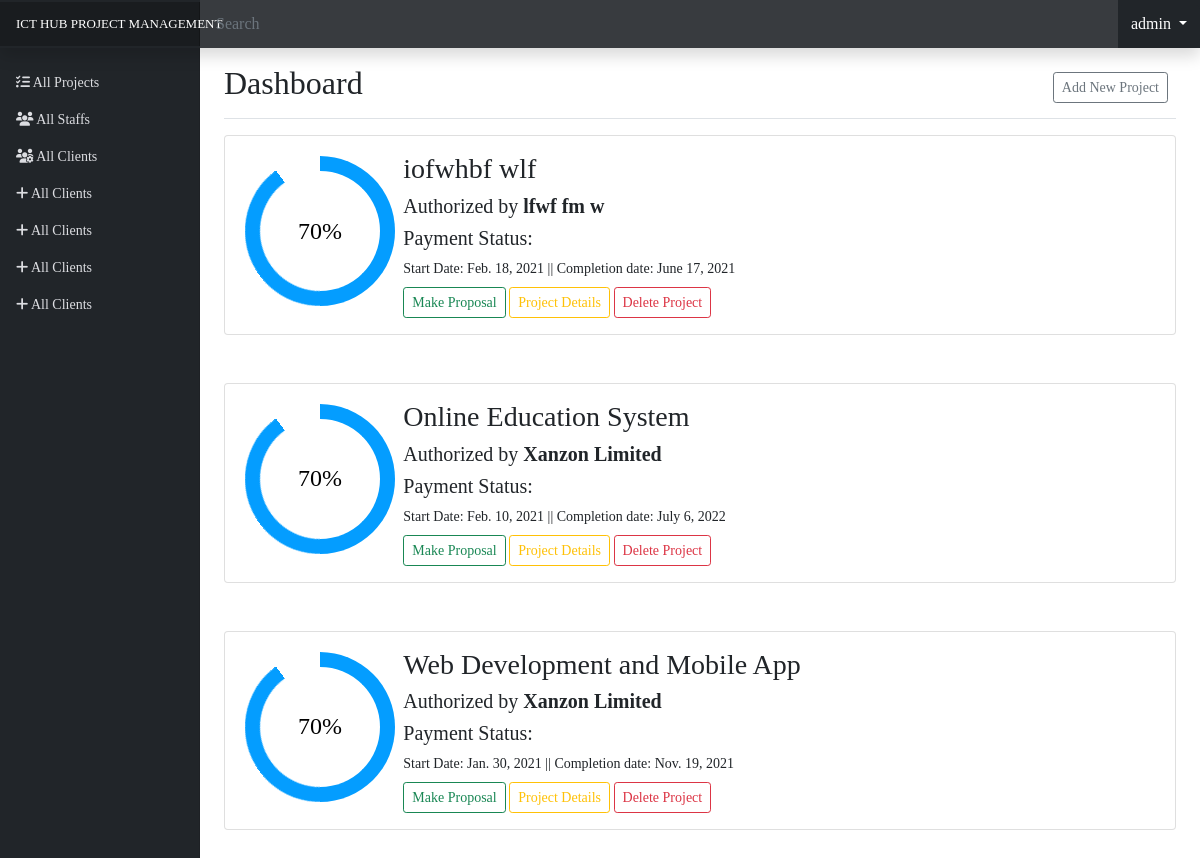
Page /dashboard/admin (signed in) on the earlier database version.
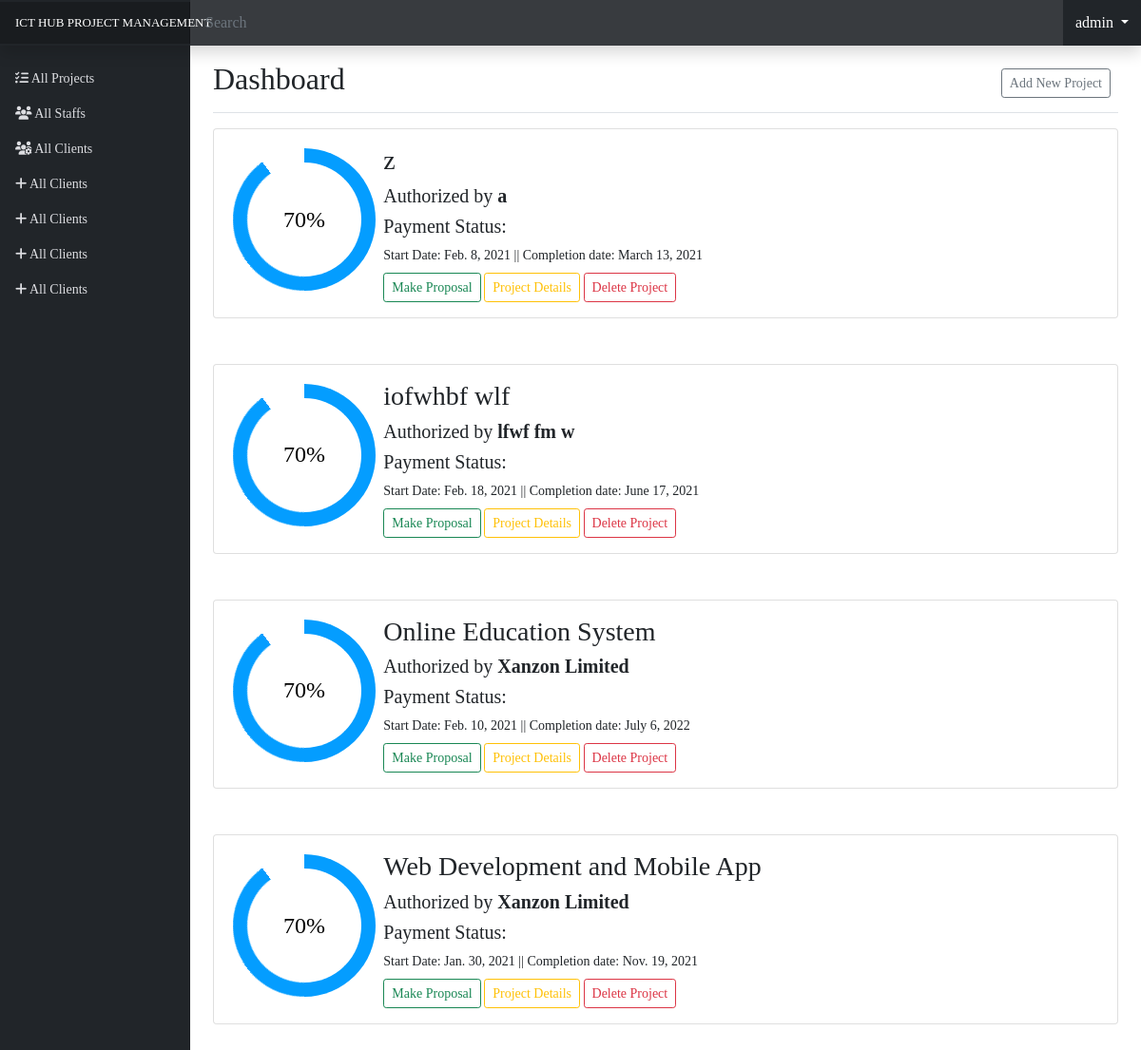
Same page on the later database version.
### project_details/models.py (models this page shows, shortened)
class ProjectDetail(models.Model):
    profile_name = models.ForeignKey(User, on_delete=models.CASCADE)
    title = models.CharField(max_length=100)
    company_name = models.CharField(max_length=100)
    company_email = models.EmailField(max_length=100, unique=True)
    company_phone = PhoneNumberField(null=False, blank=False, unique=True)
    company_address = models.TextField(max_length=200)
    start_date = models.DateField(auto_now=False, auto_now_add=False)
    completion_date = models.DateField(auto_now=False, auto_now_add=False)
    project_summary = models.TextField(max_length=1000)
    project_goal = models.TextField(max_length=1000)
    project_impact = models.TextField(max_length=1000)
    project_requirement = models.TextField(max_length=1000)
    development_methodology = models.ForeignKey(development_methodology, on_delete=models.CASCADE)
    created_on = models.DateTimeField(auto_now=False, auto_now_add=True)

### project_user/views.py (the view)
# urls.py: path('dashboard/admin', views.admin_index, name='admin-index'),
def admin_index(request):
    if request.user.is_authenticated:
        user = get_object_or_404(User, id=request.user.id)
        if user.groups.filter(name='admin').exists():
            project_detail = ProjectDetail.objects.filter(profile_name=user.id).order_by('-created_on')
            context = {
                "username": user,
                "add_project": project_detail,
            }
            return render(request, 'admin/profile/index.html', context)
        else:
            raise Http404
    else:
        messages.add_message(request, messages.WARNING, 'Need to be login!')
        return redirect('user-login')

### templates/admin/profile/index.html (shortened to what this page needs)
{% extends 'admin/profile/base.html' %}
{% block content %}
     <main class="col-md-9 ms-sm-auto col-lg-10 px-md-4">
                <div
                    class="d-flex justify-content-between flex-wrap flex-md-nowrap align-items-center pt-3 pb-2 mb-3 border-bottom">
                    <h1 class="h2">Dashboard</h1>
                    <div class="btn-toolbar mb-2 mb-md-0">
                        <div class="btn-group me-2">
                            <a href="{% url 'add-add_project-details' %}" type="button"
                                class="btn btn-sm btn-outline-secondary">
                                Add New Project
                            </a>
                        </div>
                    </div>
                </div>
        <div class="col-md-12">
        {% for p in add_project %}
            <div class="card mb-5">
                <div class="row">
                    <div class="col-md-2">
                        <div class="progress blue"> <span class="progress-left"> <span
                                    class="progress-bar"></span> </span> <span class="progress-right"> <span
                                    class="progress-bar"></span> </span>
                            <div class="progress-value">70%</div>
                        </div>
                    </div>
                    <div class="col-md-10">
                        <div class="card-body">
                            <h3 class="card-title"> {{ p.title }}</h3>
                            <h5>Authorized by <b>{{ p.company_name }}</b></h5>
                            <div class="row">
                                <div class="col-md-3">
                                    <h5>Payment Status: </h5>
                                </div>
                                <div class="col-md-7">
                                </div>
                            </div>
                            <span>Start Date: {{ p.start_date|date }} ||</span>
                            <span>Completion date: {{ p.completion_date }}</span><br>
                            <a href="" class="btn btn-sm btn-outline-success"
                                style="margin-top:8px;!important">Make Proposal</a>
                            <a href="{% url 'project-details-overview' pid=p.id %}" class="btn btn-sm btn-outline-warning"
                                style="margin-top:8px;!important">Project Details</a>
                            <a href="{% url 'project-delete' pid=p.id %}" class="btn btn-sm btn-outline-danger"
                                style="margin-top:8px;!important">Delete Project</a>
                        </div>
                    </div>
                </div>
            </div>
        {% endfor %}
        </div>
            </main>
{% endblock content %}

### templates/admin/profile/base.html (shortened to what this page needs)
{% load static %}
<!DOCTYPE html>
<html lang="en">
<head>
    <link rel="stylesheet" href="{% static 'css/bootstrap.css' %}">
    <link rel="stylesheet" href="{% static 'css/style.css' %}">
    <link rel="stylesheet" href="{% static 'css/dashboard.css' %}">
    <link rel="stylesheet" href="{% static 'css/progressbar.css' %}">
</head>
<body>
    <header
        class="navbar navbar-dark sticky-top bg-dark flex-md-nowrap p-0 shadow">
        <a style="font-size:13px!important;" class="navbar-brand col-md-3 col-lg-2 me-0 px-3" href="{% url 'admin-index' %}">ICT HUB PROJECT
            MANAGEMENT</a>
        <input class="form-control form-control-dark w-100" type="text" placeholder="Search" aria-label="Search" />
        <div class="dropdown">
          <button class="btn btn-dark dropdown-toggle" type="button" id="dropdownMenuButton" data-bs-toggle="dropdown" aria-expanded="false">
              {{ username }}
          </button>
        </div>
    </header>
    <div class="container-fluid">
        <div class="row">
            <nav id="sidebarMenu" style="background:#212529!important;"
                class="col-md-3 col-lg-2 d-md-block sidebar collapse ">
                <div class="pt-3">
                    <ul class="nav flex-column">
                        <li class="nav-item">
                            <a class="nav-link" style="color:#dcdde1;" aria-current="page" href="{% url 'admin-index' %}">
                                <i class="fas fa-tasks"></i>
                                All Projects
                            </a>
                        </li>
                        <li class="nav-item">
                            <a class="nav-link" style="color:#dcdde1;" aria-current="page" href="{% url 'all-staff-list' %}">
                                <i class="fas fa-users"></i>
                                All Staffs
                            </a>
                        </li>
                        <li class="nav-item">
                            <a class="nav-link" style="color:#dcdde1;" aria-current="page" href="{% url 'all-client-list' %}">
                                <i class="fas fa-users-cog"></i>
                                All Clients
                            </a>
                        </li>
                        <li class="nav-item">
                            <a class="nav-link" style="color:#dcdde1;" aria-current="page" href="">
                                <i class="fas fa-plus"></i>
                                All Clients
                            </a>
                        </li>
                        <li class="nav-item">
                            <a class="nav-link" style="color:#dcdde1;" aria-current="page" href="">
                                <i class="fas fa-plus"></i>
                                All Clients
                            </a>
                        </li>
                        <li class="nav-item">
                            <a class="nav-link" style="color:#dcdde1;" aria-current="page" href="">
                                <i class="fas fa-plus"></i>
                                All Clients
                            </a>
                        </li>
                        <li class="nav-item">
                            <a class="nav-link" style="color:#dcdde1;" aria-current="page" href="">
                                <i class="fas fa-plus"></i>
                                All Clients
                            </a>
                        </li>
                    </ul>
                </div>
            </nav>
    {% block content %}
    {% endblock content %}
        </div>
    </div>
</body>
</html>

### staticfiles/css/style.css (style rules this page uses)
* { margin: 0; padding: 0; font-family: 'Imbue', serif; }
input.form-control { border-radius: 17px; padding: 8px 24px; }

### staticfiles/css/dashboard.css (style rules this page uses)
body { font-size: .875rem; }
.sidebar { position: fixed; top: 0; bottom: 0; left: 0; z-index: 100; padding: 48px 0 0; box-shadow: inset -1px 0 0 rgba(0, 0, 0, .1); }
.sidebar .nav-link { font-weight: 500; color: #333; }
.navbar-brand { padding-top: .75rem; padding-bottom: .75rem; font-size: 1rem; background-color: rgba(0, 0, 0, .25); box-shadow: inset -1px 0 0 rgba(0, 0, 0, .25); }
.navbar .form-control { padding: .75rem 1rem; border-width: 0; border-radius: 0; }
.form-control-dark { color: #fff; background-color: rgba(255, 255, 255, .1); border-color: rgba(255, 255, 255, .1); }

### staticfiles/css/progressbar.css (style rules this page uses)
.progress { width: 150px; height: 150px !important; float: left; line-height: 150px; background: none; margin: 20px; box-shadow: none; position: relative }
.progress:after { content: ""; width: 100%; height: 100%; border-radius: 50%; border: 12px solid #fff; position: absolute; top: 0; left: 0 }
.progress>span { width: 50%; height: 100%; overflow: hidden; position: absolute; top: 0; z-index: 1 }
.progress .progress-left { left: 0 }
.progress .progress-bar { width: 100%; height: 100%; background: none; border-width: 15px; border-style: solid; position: absolute; top: 0 }
.progress .progress-left .progress-bar { left: 100%; border-top-right-radius: 80px; border-bottom-right-radius: 80px; border-left: 0; -webkit-transform-origin: center left; transform-origin: center left }
.progress .progress-right { right: 0 }
.progress .progress-right .progress-bar { left: -100%; border-top-left-radius: 80px; border-bottom-left-radius: 80px; border-right: 0; -webkit-transform-origin: center right; transform-origin: center right; animation: loading-1 1.8s linear forwards }
.progress .progress-value { width: 90%; height: 90%; border-radius: 50%; font-size: 24px; color: #000000; line-height: 135px; text-align: center; position: absolute; top: 5%; left: 5% }
.progress.blue .progress-bar { border-color: #049dff }
.progress.blue .progress-left .progress-bar { animation: loading-2 1.5s linear forwards 1.8s }

Differences in the rows shown:
added ProjectDetail: title "z", company_name "a", start_date "Feb. 8, 2021", completion_date "March 13, 2021"
